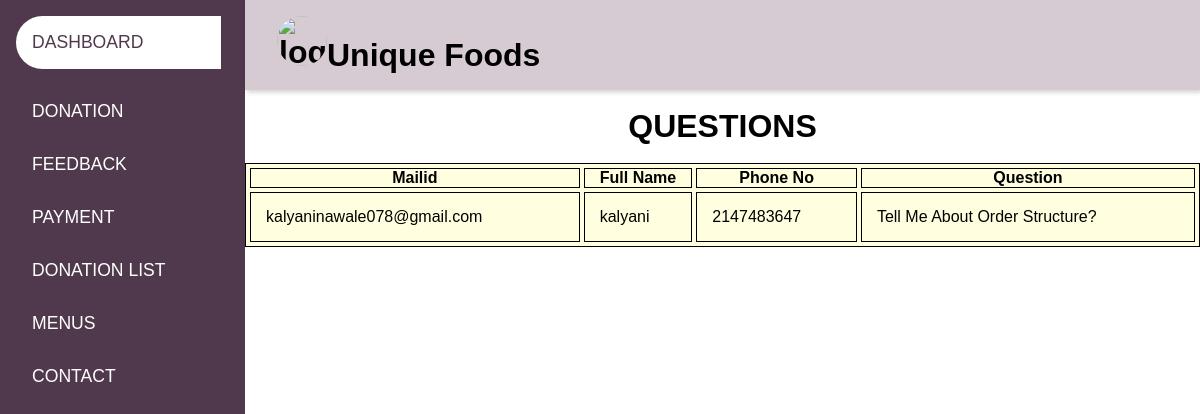
Page /discontactus.php on the committed database.
### tables this page shows
CREATE TABLE `contact` (
  `mail` varchar(255) NOT NULL,
  `fullname` varchar(255) NOT NULL,
  `phoneno` int(255) NOT NULL,
  `question` varchar(255) NOT NULL
);

### discontactus.php (the view, shortened to what this page needs)
<html>
<head>
<link rel="stylesheet" href="https://maxst.icons8.com/vue-static/landings/line-awesome/line-awesome/1.3.0/css/line-awesome.min.css">
<link rel="stylesheet" >
</head>
<body>
    <div class="sidebar">
        <div class="sidebar-menu">
            <ul>
                <li><a href="Dashboard.php" class="active"><span class="la la-align-justify"></span>
                    <span> DASHBOARD</span></a>
                </li>
                <li><a href="dondash.php"><span class="la la-gift"></span>
                    <span>DONATION</span></a>
                </li>
                <li><a href="disfeedback.php"><span class="las la-images"></span>
                    <span> FEEDBACK</span></a>
                </li>
                <li><a href="paydash.php"><span class=" la la-money"></span>
                    <span> PAYMENT </span></a>
                </li>
                <li><a href="Donation.php"><span class="la la-list"></span>
                    <span> DONATION LIST </span></a>
                </li>
                <li><a href="index.php"><span class="la la-file-text"></span>
                    <span> MENUS</span></a>
                </li>
                <li><a href="discontactus.php"><span class="las la-clipboard-list"></span>
                    <span> CONTACT </span></a>
                </li>
            </ul>
        </div>
    </div>
    <div class="main-content">
        <header>
           <div class="user-wrapper">
                 <div>
                 <h1> <img src="https://scontent.fbom19-2.fna.fbcdn.net/v/t1.6435-9/177572261_105760458323793_2063382909927757254_n.jpg?_nc_cat=106&ccb=1-3&_nc_sid=09cbfe&_nc_ohc=AUP33dX5_sQAX_ssm9q&_nc_ht=scontent.fbom19-2.fna&oh=d151db2d1c5c4c5d5d6f6c6fd0aed406&oe=60DA35CA" alt="logo" width="50px">Unique Foods</h1>
                </div>
            </div>
        </header>
        <main><br><br><br><br><br><br>
<?php
$servername = "localhost";
$username = "root";
$password = "";
$dbname = "testing";
$conn = mysqli_connect($servername,$username,$password,$dbname);
$query = "SELECT * FROM contact";
$data = mysqli_query($conn,$query);
$total = mysqli_num_rows($data);
if($total !=0)
{
?>
	<center><h1> QUESTIONS</h1></center><br>
	<table border=1 bordercolor="black" width=100% height=10% cellspacing=4cellpadding=30 bgcolor="lightyellow" align="center">
	<tr>
			<th> Mailid </th>
			<th>Full Name</th>
			<th> Phone No </th>
			<th> Question </th>
		</tr>
	<?php
	while($result = mysqli_fetch_assoc($data))
	{
		echo "<tr>
		<td>".$result['mail']." </td>
		<td>".$result['fullname']." </td>
		<td>".$result['phoneno']." </td>
		<td>".$result['question']." </td>
	</tr>";
	}
}
else
{
	echo  "No Record Found...";
}
 ?>
 </table>
 </html>

### discontactus.php (style rules this page uses)
:root { --main-color: #50394c; --color-dark: #1D2231; --text-grey: #8390A2; }
* { padding: 0; margin: 0; box-sizing: border-box; list-style-type: none; text-decoration: none; font-family: 'Poppins', sans-serif; }
.sidebar { width: 245px; position: fixed; left: 0; top: 0; height: 100%; background: var(--main-color); z-index: 100; }
.sidebar-menu { margin-top: 1rem; }
.sidebar-menu li { width: 90%; margin-bottom: 2rem; padding-left: 1rem; }
.sidebar-menu a { padding-left: 1rem; display: block; color: #fff; font-size: 1.1rem; }
.sidebar-menu a.active { background: #fff; padding-top: 1rem ; padding-bottom: 1rem; color: var(--main-color); border-radius: 30px 0px 0px 30px; }
.main-content { margin-left: 245px; }
header { display: flex; background-color:#d6cbd3; justify-content: space-between; padding: 1rem 2rem; box-shadow: 2px 2px 5px rgba(0,0,0,0.2); position: fixed; left: 245px; width: calc(100% - 245px); top: 0; z-index: 100; }
.user-wrapper { display: inline-flex; align-items: center; }
.user-wrapper img { border-radius: 100%; margin-right: 0rem; }
td { padding:15px; }
table,th,td, { border:2px solid black; border-collapse: collapse; }

### rows in the picture
contact: mail "kalyaninawale078@gmail.com", fullname "kalyani", phoneno "2147483647", question "Tell Me About Order Structure?"
